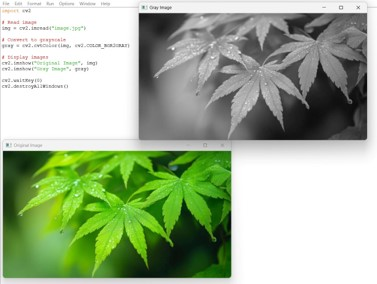
#> input picture Picture1.jpg, 377 x 284 px, found by its file name
$ python lab-1.py
#> lines starting #> are read from the running program, lines starting #| are printed output that depends on the picture
import cv2
img = cv2.imread(r"C:\Users\Harsha\OneDrive\Desktop\ITA0510-LAB\Picture1.jpg")
#> img is the input picture: shape (284, 377, 3); mean B, G, R 148.9, 178.6, 161.7
gray_img = cv2.cvtColor(img, cv2.COLOR_BGR2GRAY)
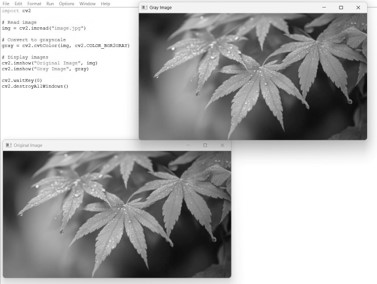
#> gray_img: shape (284, 377); min 8, max 255, mean 170.2
cv2.imshow("Grayscale Image", gray_img)
cv2.imwrite("gray_image.jpg", gray_img)
cv2.waitKey(0)
cv2.destroyAllWindows()

$ run again, with Picture10.jpg copied over Picture1.jpg
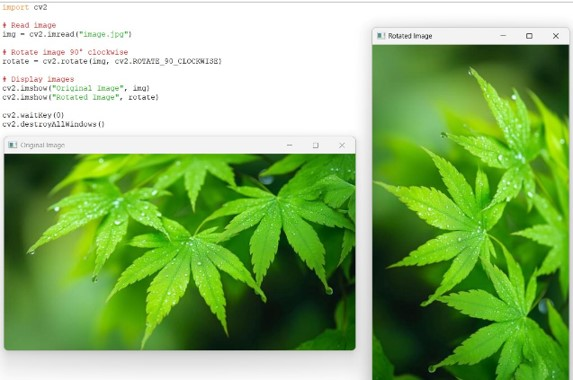
#> input picture Picture10.jpg, 573 x 380 px, found by its file name
#> img is the input picture: shape (380, 573, 3); mean B, G, R 110, 178.4, 139.4
#> `gray_img = cv2.cvtColor(img, cv2.COLOR_BGR2GRAY)`:
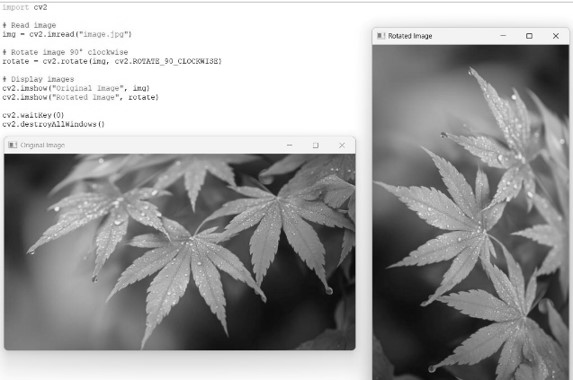
#> gray_img: shape (380, 573); min 3, max 255, mean 159

$ run again, with Picture12.jpg copied over Picture1.jpg
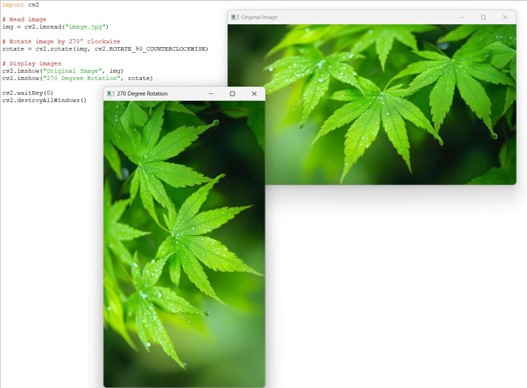
#> input picture Picture12.jpg, 527 x 388 px, found by its file name
#> img is the input picture: shape (388, 527, 3); mean B, G, R 152.7, 201, 173.4
#> `gray_img = cv2.cvtColor(img, cv2.COLOR_BGR2GRAY)`:
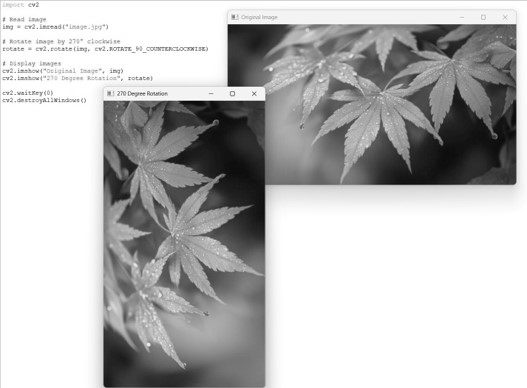
#> gray_img: shape (388, 527); min 6, max 255, mean 187.3
